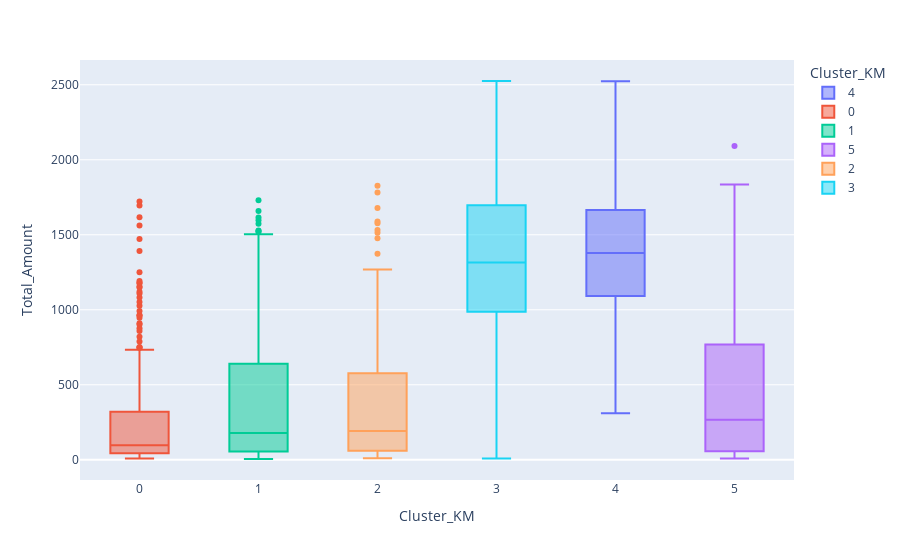

The code cell stored with this chart in its notebook:
### Code cell
# Total Amount

px.box(data_fix, x="Cluster_KM", y="Total_Amount", color="Cluster_KM")

### Figure 1 — Plotly figure (JSON) as saved in the notebook; plotly's stock layout.template omitted (floating-point values rounded to 4 significant figures; data arrays with more than 128 entries replaced by an {"elided": "..."} marker saying what was removed)
{"data": [{"alignmentgroup": "True", "hovertemplate": "Cluster_KM=%{x}<br>Total_Amount=%{y}<extra></extra>", "legendgroup": "4", "marker": {"color": "#636efa"}, "name": "4", "notched": false, "offsetgroup": "4", "orientation": "v", "showlegend": true, "type": "box", "x": {"elided": "283 int values"}, "x0": " ", "xaxis": "x", "y": {"elided": "283 int values"}, "y0": " ", "yaxis": "y"}, {"alignmentgroup": "True", "hovertemplate": "Cluster_KM=%{x}<br>Total_Amount=%{y}<extra></extra>", "legendgroup": "0", "marker": {"color": "#EF553B"}, "name": "0", "notched": false, "offsetgroup": "0", "orientation": "v", "showlegend": true, "type": "box", "x": {"elided": "357 int values"}, "x0": " ", "xaxis": "x", "y": {"elided": "357 int values"}, "y0": " ", "yaxis": "y"}, {"alignmentgroup": "True", "hovertemplate": "Cluster_KM=%{x}<br>Total_Amount=%{y}<extra></extra>", "legendgroup": "1", "marker": {"color": "#00cc96"}, "name": "1", "notched": false, "offsetgroup": "1", "orientation": "v", "showlegend": true, "type": "box", "x": {"elided": "669 int values"}, "x0": " ", "xaxis": "x", "y": {"elided": "669 int values"}, "y0": " ", "yaxis": "y"}, {"alignmentgroup": "True", "hovertemplate": "Cluster_KM=%{x}<br>Total_Amount=%{y}<extra></extra>", "legendgroup": "5", "marker": {"color": "#ab63fa"}, "name": "5", "notched": false, "offsetgroup": "5", "orientation": "v", "showlegend": true, "type": "box", "x": {"elided": "352 int values"}, "x0": " ", "xaxis": "x", "y": {"elided": "352 int values"}, "y0": " ", "yaxis": "y"}, {"alignmentgroup": "True", "hovertemplate": "Cluster_KM=%{x}<br>Total_Amount=%{y}<extra></extra>", "legendgroup": "2", "marker": {"color": "#FFA15A"}, "name": "2", "notched": false, "offsetgroup": "2", "orientation": "v", "showlegend": true, "type": "box", "x": {"elided": "315 int values"}, "x0": " ", "xaxis": "x", "y": {"elided": "315 int values"}, "y0": " ", "yaxis": "y"}, {"alignmentgroup": "True", "hovertemplate": "Cluster_KM=%{x}<br>Total_Amount=%{y}<extra></extra>", "legendgroup": "3", "marker": {"color": "#19d3f3"}, "name": "3", "notched": false, "offsetgroup": "3", "orientation": "v", "showlegend": true, "type": "box", "x": {"elided": "264 int values"}, "x0": " ", "xaxis": "x", "y": {"elided": "264 int values"}, "y0": " ", "yaxis": "y"}], "layout": {"boxmode": "overlay", "legend": {"title": {"text": "Cluster_KM"}, "tracegroupgap": 0}, "margin": {"t": 60}, "xaxis": {"anchor": "y", "categoryarray": [4, 0, 1, 5, 2, 3], "categoryorder": "array", "domain": [0, 1], "title": {"text": "Cluster_KM"}}, "yaxis": {"anchor": "x", "domain": [0, 1], "title": {"text": "Total_Amount"}}}}
